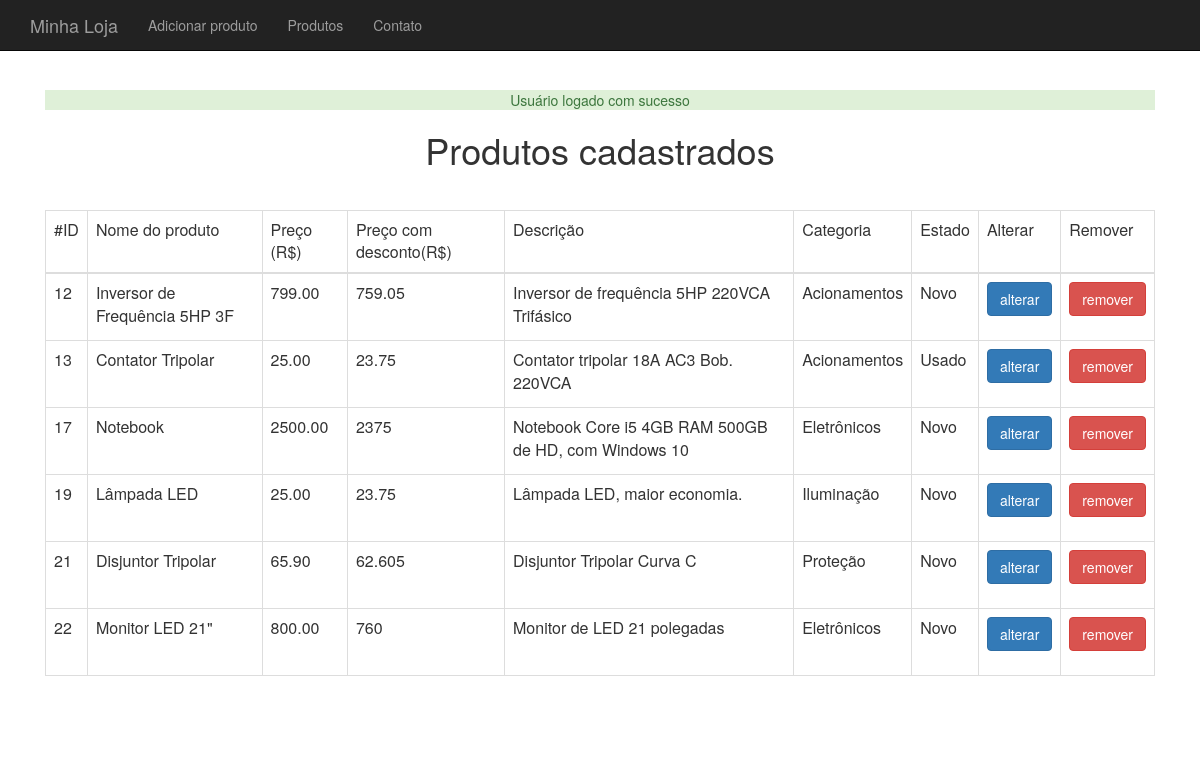
/produto-lista.php (signed in), run on the app's committed database.
### tables this page shows
CREATE TABLE `produtos` (
  `id` int(11) NOT NULL,
  `nome` varchar(255) DEFAULT NULL,
  `preco` decimal(10,2) DEFAULT NULL,
  `descricao` mediumtext,
  `categoria_id` int(11) DEFAULT NULL,
  `usado` tinyint(1) DEFAULT '0'
);

CREATE TABLE `categorias` (
  `id` int(11) NOT NULL,
  `nome` varchar(255) NOT NULL
);

### banco-produto.php (called while the page is built, shortened)
<?php
require_once("class/Produto.php");
require_once("class/Categoria.php");
function listaProdutos($conexao) {
	$produtos = array();
	$resultado = mysqli_query($conexao, "select p.*,c.nome as categoria_nome
		from produtos as p join categorias as c on c.id=p.categoria_id");
	while($produto_array = mysqli_fetch_assoc($resultado)) {
		$categoria = new Categoria();
		$categoria->setNome ($produto_array['categoria_nome']);
		$nome = $produto_array['nome'];
		$descricao = $produto_array['descricao'];
		$preco = $produto_array['preco'];
		$usado = $produto_array['usado'];
		$produto = new Produto($nome, $preco, $descricao, $categoria, $usado);
		$produto->setId ($produto_array['id']);
		array_push($produtos, $produto);
	}
	return $produtos;
}

### class/Produto.php (called while the page is built, shortened)
<?php
class Produto {
	private $id;
	private $nome;
	private $descricao;
	private $categoria;
	private $usado;
	private $preco;
	function __construct($nome, $preco, $descricao, Categoria $categoria, $usado) {
		$this->nome = $nome;
		$this->preco = $preco;
		$this->descricao = $descricao;
		$this->categoria = $categoria;
		$this->usado = $usado;
	}
	public function precoComDesconto($desconto) {
		if ($desconto>0 && $desconto<=70) {
			return $this->preco -= $this->preco * ($desconto/100);
		} else {
			return "Desconto inválido...";
		}
	}
	public function getPreco() {
		return $this->preco;
	}
	public function getNome() {
		return $this->nome;
	}
	public function getId() {
		return $this->id;
	}
	public function setId($id) {
		if ($id != 0) {
			$this->id = $id;
		}
	}
	public function getDescricao() {
		return $this->descricao;
	}
	public function isUsado() {
		return $this->usado;
	}
	public function getCategoria() {
		return $this->categoria;
	}
}
 ?>

### class/Categoria.php (called while the page is built, shortened)
<?php
class Categoria {
	private $nome;
	public function getNome() {
		return $this->nome;
	}
	public function setNome($nome) {
		$this->nome = $nome;
	}
}
?>

### produto-lista.php (the view, shortened to what this page needs)
<?php
require_once("cabecalho.php");
require_once("banco-produto.php");
require_once("mostra-alerta.php");
?>
<h1 style="margin-bottom: 40px;">Produtos cadastrados</h1>
<table class="table table-bordered table-hover">
	<thead>
		<td>#ID</td>
		<td>Nome do produto</td>
		<td>Preço (R$)</td>
		<td>Preço com desconto(R$)</td>
		<td>Descrição</td>
		<td>Categoria</td>
		<td>Estado</td>
		<td>Alterar</td>
		<td>Remover</td>
	</thead>
	<?php
		$produtos = listaProdutos($conexao);
		foreach($produtos as $produto) :
	?>
		<tr>
			<td><?= $produto->getId() ?></td>
			<td><?= $produto->getNome() ?></td>
			<td><?= $produto->getPreco() ?></td>
			<td><?= $produto->precoComDesconto(5)  ?></td>
			<td><?= substr($produto->getDescricao(), 0, 100) ?></td>
			<td><?= $produto->getCategoria()->getNome() ?></td>
			<td><?php if($produto->isUsado()){echo "Usado";} else {echo "Novo";}?></td>
			<td>
				<a href="altera-produto-formulario.php?id=<?=$produto->getId()?>" class="btn btn-primary" style="margin-bottom: 5px;">alterar</a>
			</td>
			<td>
				<form action="remove-produto.php" method="post">
					<button class="btn btn-danger">remover</button>
				</form>
			</td>
		</tr>
	<?php
		endforeach
	?>
</table>
<?php include("rodape.php") ?>

### css/loja.css (style rules this page uses)
body { padding-top: 50px; }

### data on the page
produtos: id "12", nome "Inversor de Frequência 5HP 3F", preco "799.00", precoComDesconto "759.05", descricao "Inversor de frequência 5HP 220VCA Trifásico", categoria.nome "Acionamentos", usado "Novo"
produtos: id "13", nome "Contator Tripolar", preco "25.00", precoComDesconto "23.75", descricao "Contator tripolar 18A AC3 Bob. 220VCA", categoria.nome "Acionamentos", usado "Usado"
produtos: id "17", nome "Notebook", preco "2500.00", precoComDesconto "2375", descricao "Notebook Core i5 4GB RAM 500GB de HD, com Windows 10", categoria.nome "Eletrônicos", usado "Novo"
produtos: id "19", nome "Lâmpada LED", preco "25.00", precoComDesconto "23.75", descricao "Lâmpada LED, maior economia.", categoria.nome "Iluminação", usado "Novo"
produtos: id "21", nome "Disjuntor Tripolar", preco "65.90", precoComDesconto "62.605", descricao "Disjuntor Tripolar Curva C", categoria.nome "Proteção", usado "Novo"
produtos: id "22", nome "Monitor LED 21\"", preco "800.00", precoComDesconto "760", descricao "Monitor de LED 21 polegadas", categoria.nome "Eletrônicos", usado "Novo"

### other printed values
$_SESSION[$tipo] "Usuário logado com sucesso"
